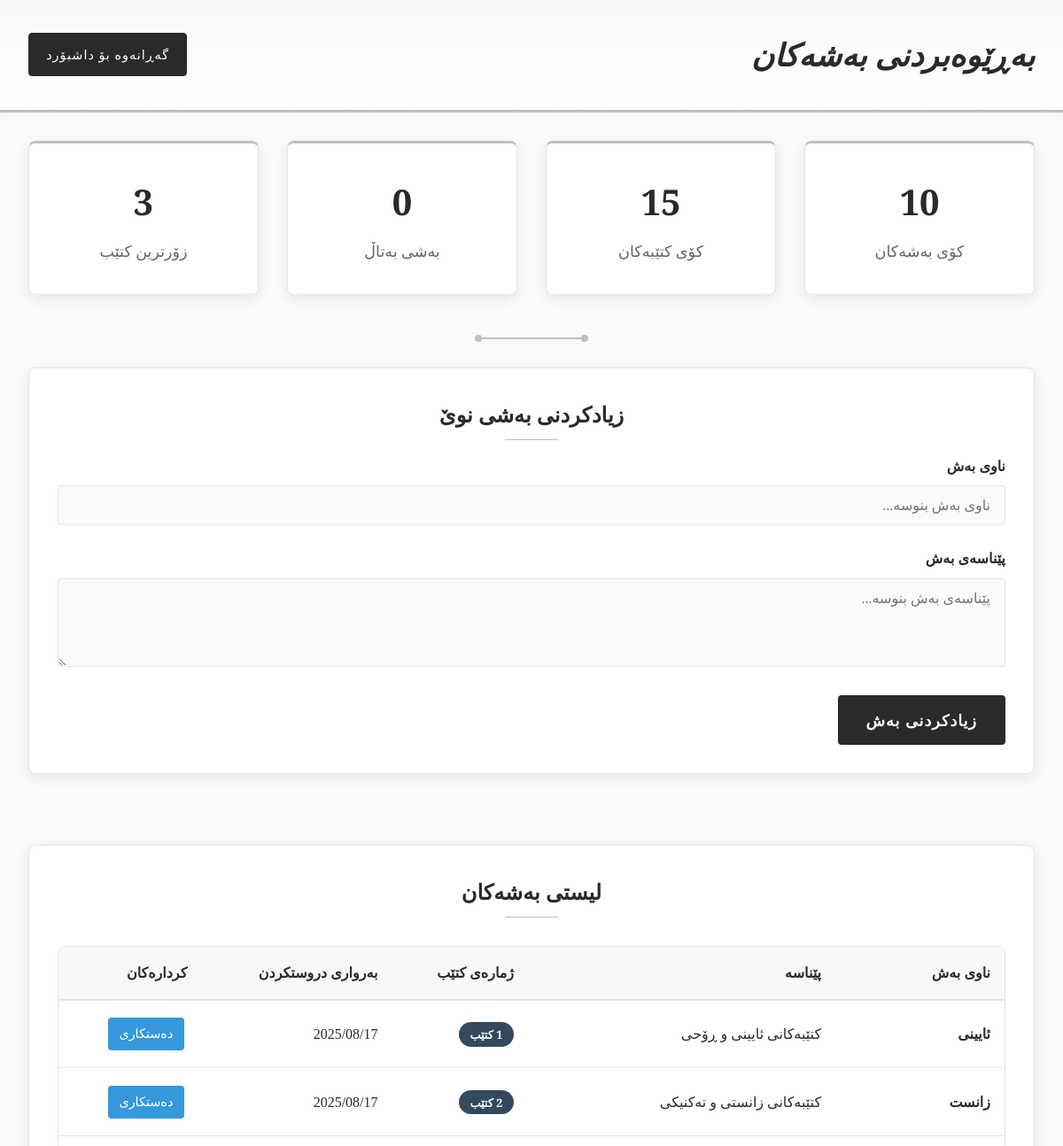
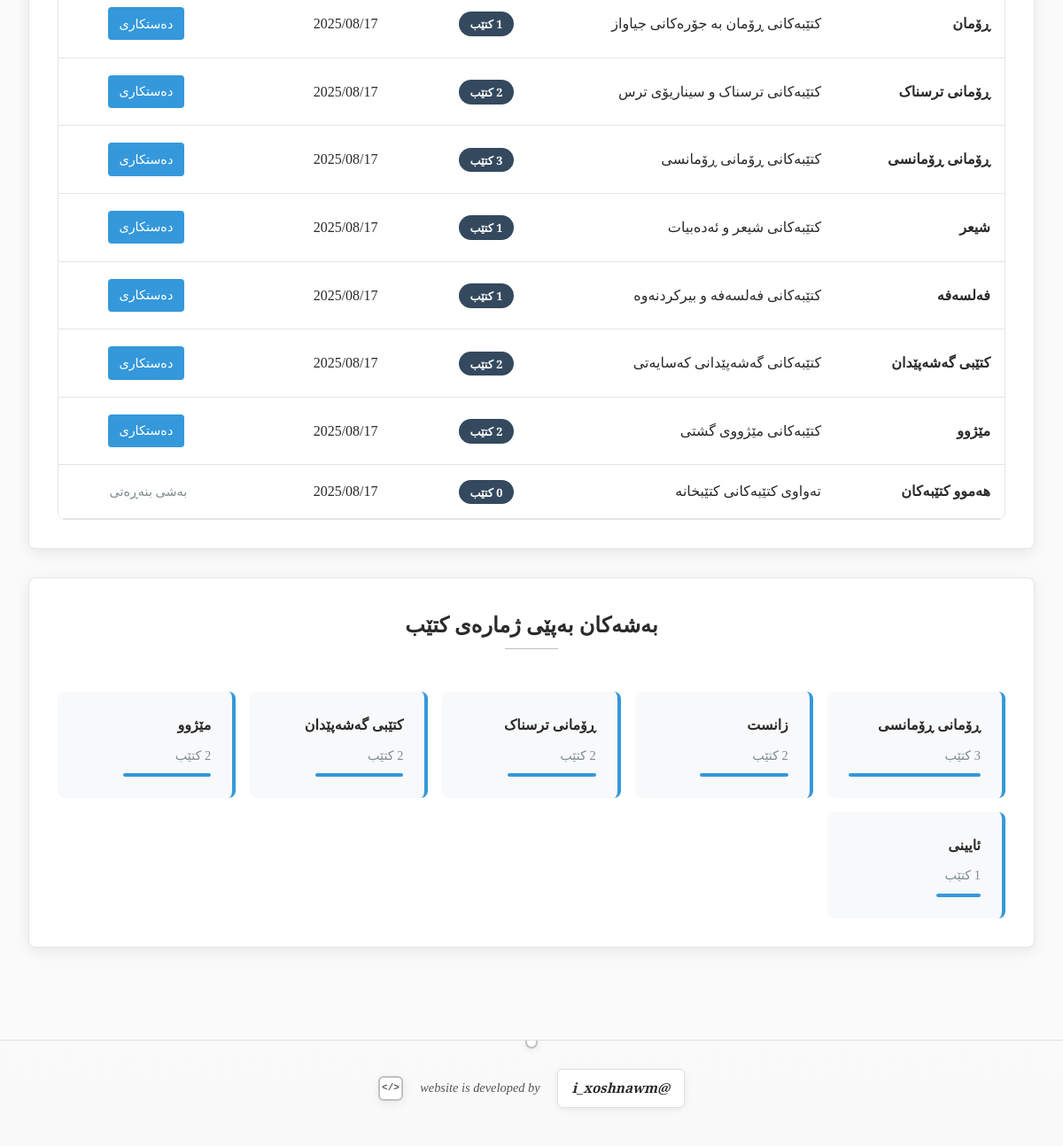
The app's page /manage_categories.php (signed in) with its own data (2 pictures, top to bottom).
### tables this page shows
CREATE TABLE categories (
    category_id INT AUTO_INCREMENT,
    category_name VARCHAR(100) NOT NULL,
    category_description TEXT,
    created_date TIMESTAMP DEFAULT CURRENT_TIMESTAMP,
    PRIMARY KEY (category_id)
);

### manage_categories.php (the view, shortened to what this page needs)
<?php
require_once 'config.php';
$stmt = $conn->query("SELECT c.*, COUNT(b.book_id) as book_count
                     FROM categories c
                     LEFT JOIN books b ON c.category_id = b.category_id
                     GROUP BY c.category_id
                     ORDER BY c.category_name");
$categories = $stmt->fetchAll(PDO::FETCH_ASSOC);
?>
<!DOCTYPE html>
<html lang="ku" dir="rtl">
<head>
</head>
<body>
    <div class="header">
        <div class="header-content">
            <h1>بەڕێوەبردنی بەشەکان</h1>
            <a href="admin_dashboard.php" class="nav-link">گەڕانەوە بۆ داشبۆرد</a>
        </div>
    </div>
    <div class="container">
        <div class="stats-grid">
            <div class="stat-card">
                <div class="stat-number"><?php echo count($categories); ?></div>
                <div class="stat-label">کۆی بەشەکان</div>
            </div>
            <div class="stat-card">
                <div class="stat-number">
                    <?php
                    $total_books = 0;
                    foreach($categories as $cat) {
                        $total_books += $cat['book_count'];
                    }
                    echo $total_books;
                    ?>
                </div>
                <div class="stat-label">کۆی کتێبەکان</div>
            </div>
            <div class="stat-card">
                <div class="stat-number">
                    <?php
                    $empty_categories = 0;
                    echo $empty_categories;
                    ?>
                </div>
                <div class="stat-label">بەشی بەتاڵ</div>
            </div>
            <div class="stat-card">
                <div class="stat-number">
                    <?php
                    $max_books = 0;
                    foreach($categories as $cat) {
                        if($cat['book_count'] > $max_books) {
                            $max_books = $cat['book_count'];
                        }
                    }
                    echo $max_books;
                    ?>
                </div>
                <div class="stat-label">زۆرترین کتێب</div>
            </div>
        </div>
        <div class="decorative-border"></div>
        <div class="sections-grid">
            <div class="section">
                <h2 class="section-title">زیادکردنی بەشی نوێ</h2>
                <form method="POST">
                    <div class="form-group">
                        <label class="form-label">ناوی بەش</label>
                        <input type="text" name="category_name" class="form-input" placeholder="ناوی بەش بنوسە..." required>
                    </div>
                    <div class="form-group">
                        <label class="form-label">پێناسەی بەش</label>
                        <textarea name="category_description" class="form-textarea" placeholder="پێناسەی بەش بنوسە..."></textarea>
                    </div>
                    <button type="submit" name="add_category" class="form-button">زیادکردنی بەش</button>
                </form>
            </div>
        </div>
        <div class="section">
            <h2 class="section-title">لیستی بەشەکان</h2>
            <div class="table-wrapper">
                <table class="categories-table">
                    <thead>
                        <tr>
                            <th>ناوی بەش</th>
                            <th>پێناسە</th>
                            <th>ژمارەی کتێب</th>
                            <th>بەرواری دروستکردن</th>
                            <th>کردارەکان</th>
                        </tr>
                    </thead>
                    <tbody>
                        <?php foreach($categories as $category): ?>
                        <tr>
                            <td><strong><?php echo htmlspecialchars($category['category_name']); ?></strong></td>
                            <td>
                                <?php if($category['category_description']): ?>
                                    <?php echo mb_substr(htmlspecialchars($category['category_description']), 0, 50, 'UTF-8'); ?>
                                <?php else: ?>
                                    <span style="color: #7f8c8d;">پێناسە نیە</span>
                                <?php endif; ?>
                            </td>
                            <td>
                                <span class="book-count-badge"><?php echo $category['book_count']; ?> کتێب</span>
                            </td>
                            <td><?php echo date('Y/m/d', strtotime($category['created_date'])); ?></td>
                            <td>
                                <?php if($category['category_id'] != 1): ?>
                                <a href="?edit=<?php echo $category['category_id']; ?>" class="action-btn edit-btn">دەستکاری</a>
                                <?php else: ?>
                                <span style="color: #7f8c8d; font-size: 0.9rem;">بەشی بنەڕەتی</span>
                                <?php endif; ?>
                            </td>
                        </tr>
                        <?php endforeach; ?>
                    </tbody>
                </table>
            </div>
        </div>
        <div class="section">
            <h2 class="section-title">بەشەکان بەپێی ژمارەی کتێب</h2>
            <div class="category-cards">
                <?php
                usort($categories, function($a, $b) {
                    return $b['book_count'] - $a['book_count'];
                });
                foreach(array_slice($categories, 0, 6) as $category):
                ?>
                <div class="category-card">
                    <h4><?php echo htmlspecialchars($category['category_name']); ?></h4>
                    <div class="book-count"><?php echo $category['book_count']; ?> کتێب</div>
                    <?php if($category['book_count'] > 0 && count($categories) > 0): ?>
                    <div class="progress-bar" style="width: <?php echo min(100, ($category['book_count'] / max(1, $categories[0]['book_count'])) * 100); ?>%;"></div>
                    <?php endif; ?>
                </div>
                <?php endforeach; ?>
            </div>
        </div>
    </div>
</head>
<body>
    <div class="developer-footer" id="developerFooter">
        <div class="developer-credit">
            <a href="https://www.instagram.com/i_xoshnawm/" target="_blank" class="developer-link" id="devLink">@i_xoshnawm</a>
            <span class="dev-text" id="devText">website is developed by</span>
            <div class="tech-symbol" id="techSymbol"></div>
        </div>
    </div>
</body>
</html>

### records on screen
categories: category_name "ئایینی", category_description "کتێبەکانی ئایینی و ڕۆحی", book_count "1", created_date "2025/08/17"
categories: category_name "زانست", category_description "کتێبەکانی زانستی و تەکنیکی", book_count "2", created_date "2025/08/17"
categories: category_name "ڕۆمان", category_description "کتێبەکانی ڕۆمان بە جۆرەکانی جیاواز", book_count "1", created_date "2025/08/17"
categories: category_name "ڕۆمانی ترسناک", category_description "کتێبەکانی ترسناک و سیناریۆی ترس", book_count "2", created_date "2025/08/17"
categories: category_name "ڕۆمانی ڕۆمانسی", category_description "کتێبەکانی ڕۆمانی ڕۆمانسی", book_count "3", created_date "2025/08/17"
categories: category_name "شیعر", category_description "کتێبەکانی شیعر و ئەدەبیات", book_count "1", created_date "2025/08/17"
categories: category_name "فەلسەفە", category_description "کتێبەکانی فەلسەفە و بیرکردنەوە", book_count "1", created_date "2025/08/17"
categories: category_name "کتێبی گەشەپێدان", category_description "کتێبەکانی گەشەپێدانی کەسایەتی", book_count "2", created_date "2025/08/17"
categories: category_name "مێژوو", category_description "کتێبەکانی مێژووی گشتی", book_count "2", created_date "2025/08/17"
categories: category_name "هەموو کتێبەکان", category_description "تەواوی کتێبەکانی کتێبخانە", book_count "0", created_date "2025/08/17", shows "بەشی بنەڕەتی"

### other values on screen
count($categories) "10"
$total_books "15"
$empty_categories "0"
$max_books "3"
